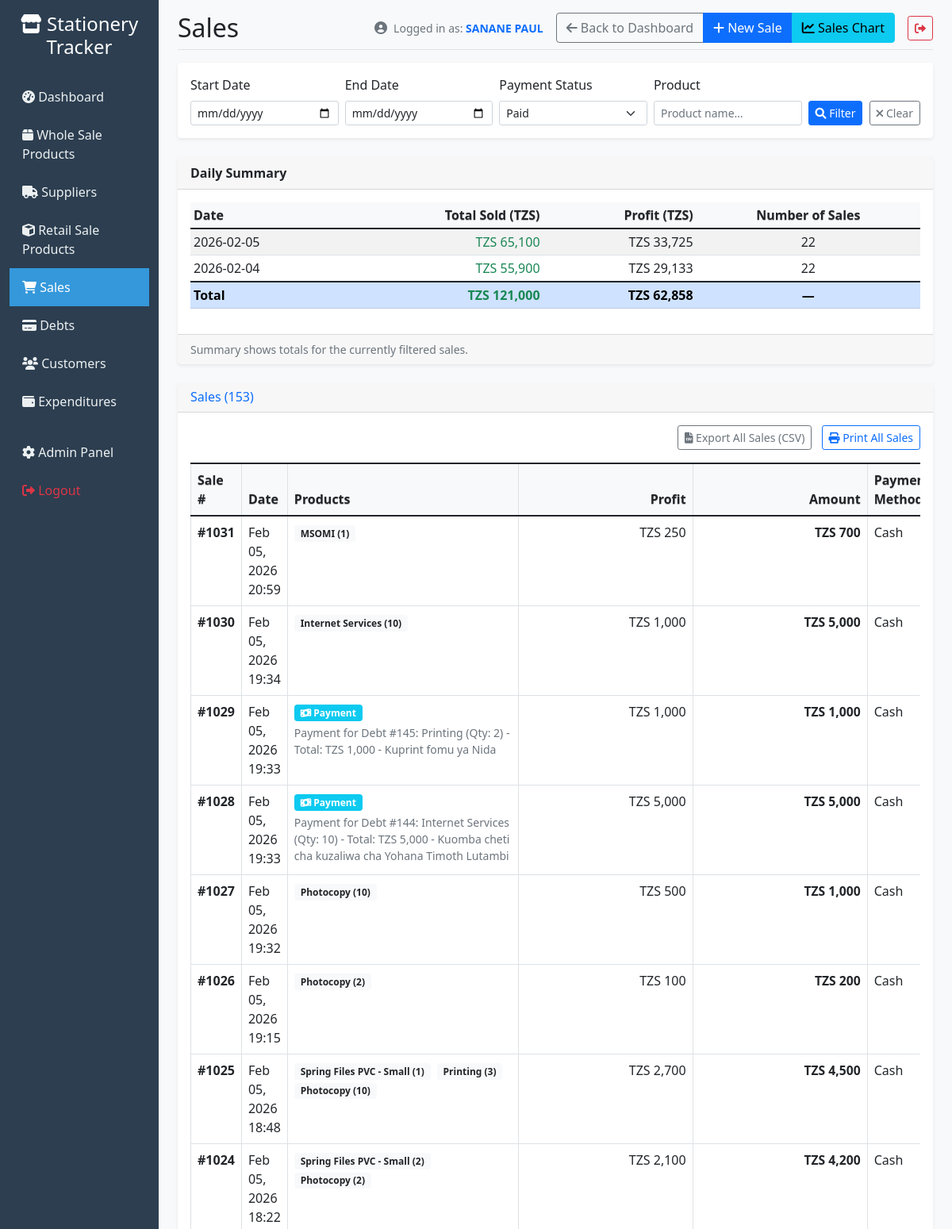
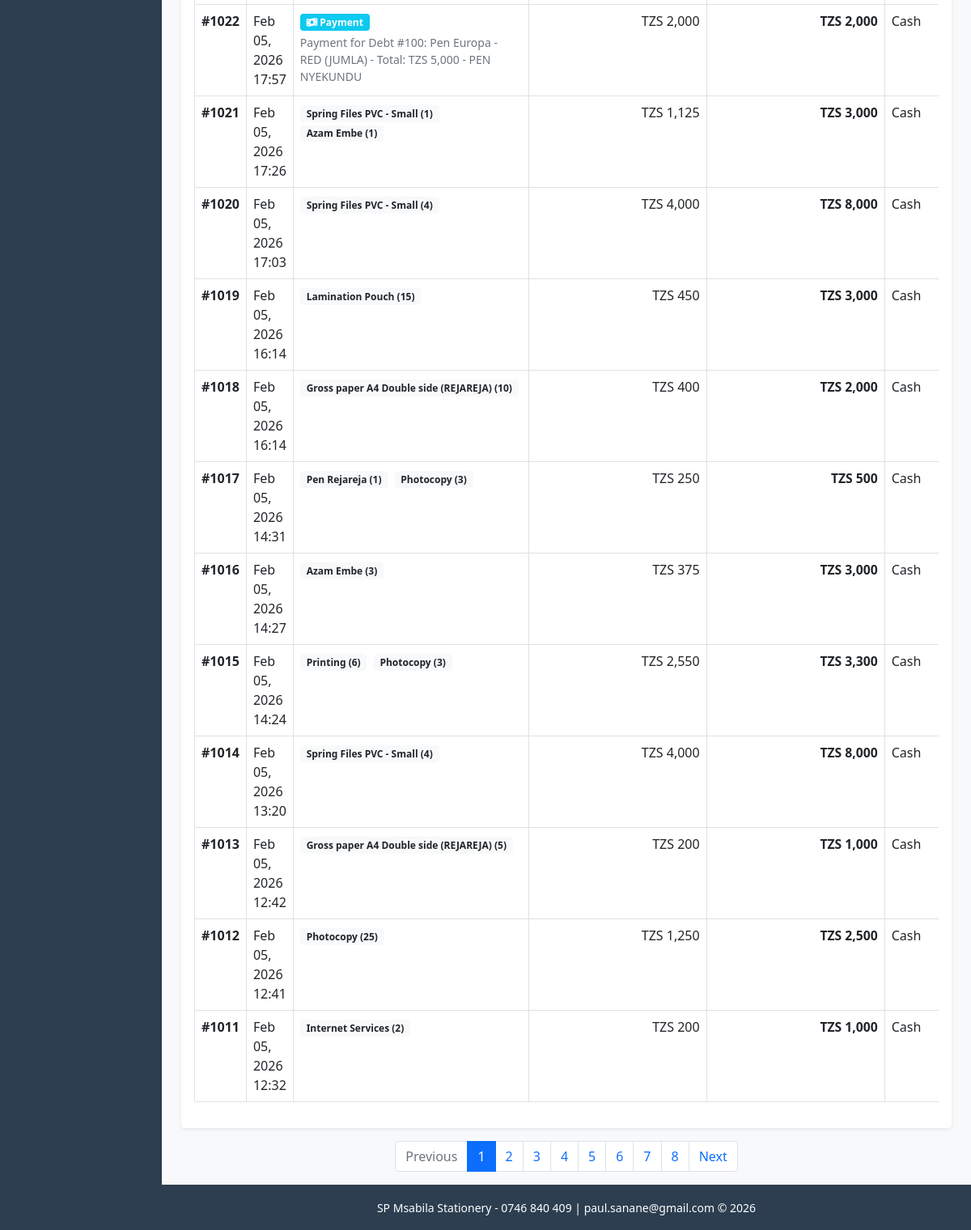
Page /sales/ (signed in) on the earlier database version (2 pictures, top to bottom).
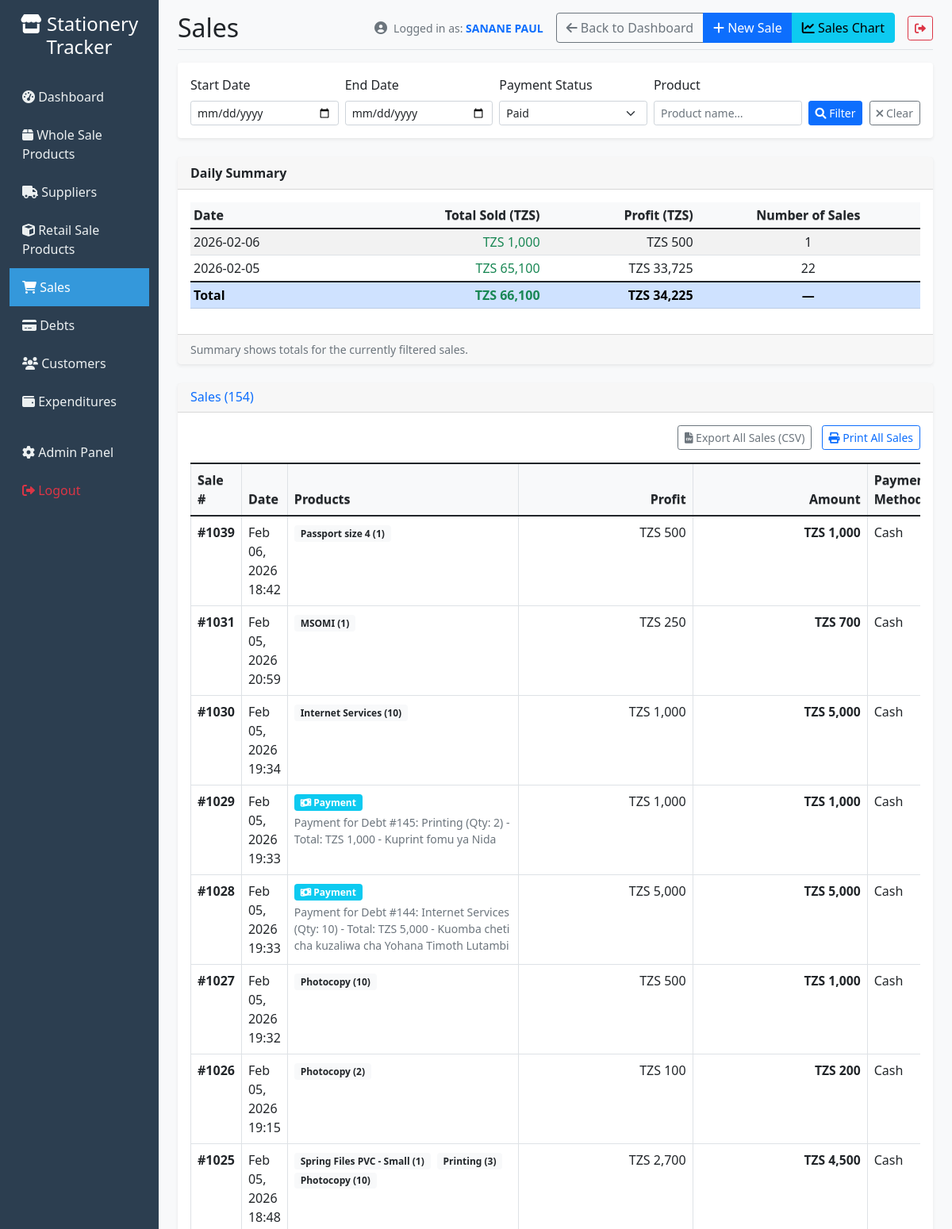
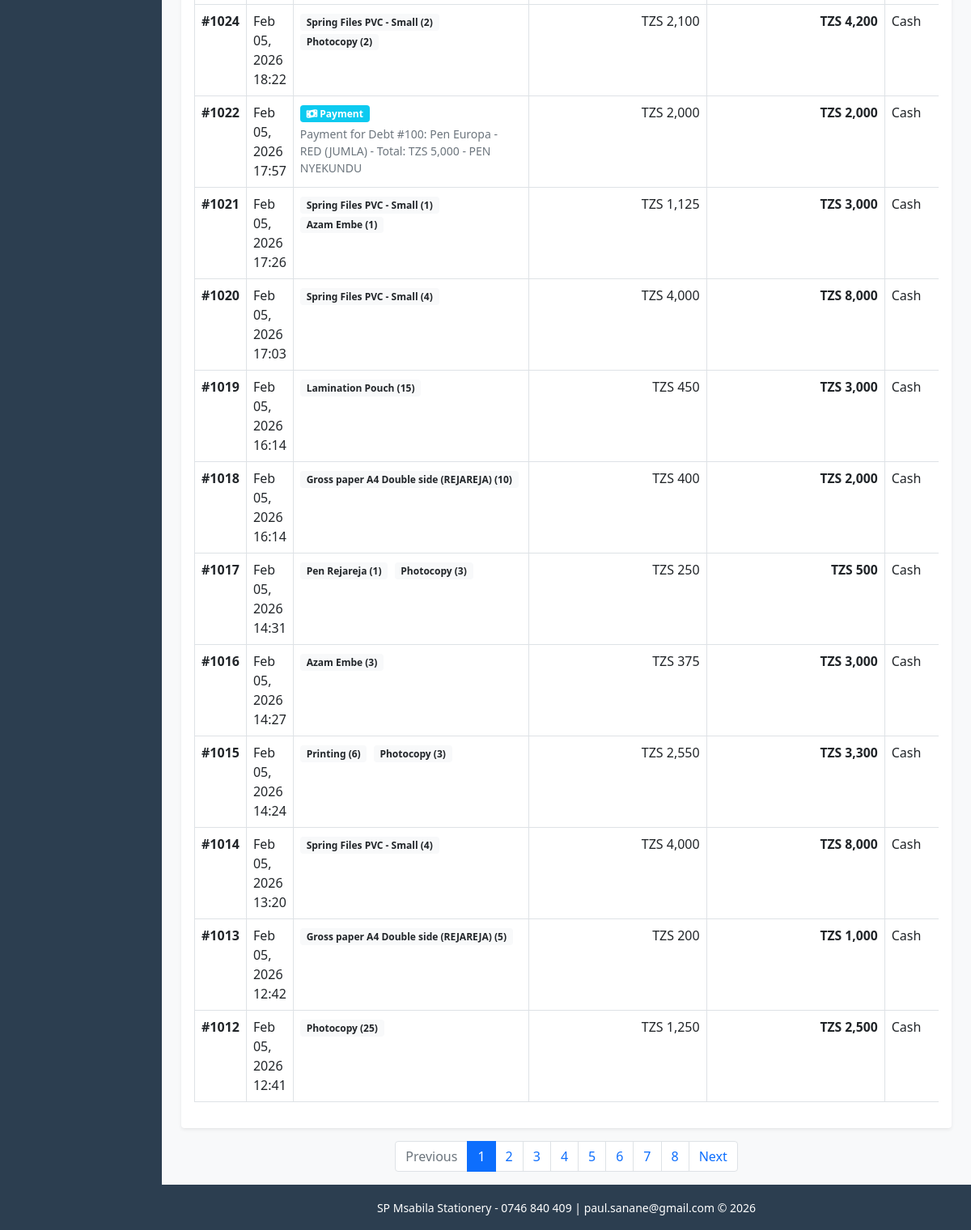
Same page on the later database version (2 pictures, top to bottom).
### tracker/models.py (models this page shows, shortened)
class Sale(models.Model):
    PAYMENT_CHOICES = [
        ('cash', 'Cash'),
        ('card', 'Card'),
        ('bank_transfer', 'Bank Transfer'),
        ('credit', 'Credit'),
    ]
    customer = models.ForeignKey(Customer, on_delete=models.SET_NULL, null=True, blank=True)
    sale_date = models.DateTimeField(auto_now_add=True)
    total_amount = models.DecimalField(max_digits=10, decimal_places=2, default=0.00, validators=[MinValueValidator(Decimal('0.00'))])
    payment_method = models.CharField(max_length=20, choices=PAYMENT_CHOICES, default='cash')
    is_paid = models.BooleanField(default=True)
    notes = models.TextField(blank=True)
    created_by = models.ForeignKey(User, on_delete=models.SET_NULL, null=True)
    class Meta:
        ordering = ['-sale_date']

class SaleItem(models.Model):
    PRODUCT_TYPE_CHOICES = [
        ('retail', 'Retail Sale Product'),
        ('wholesale', 'Whole Sale Product'),
    ]
    sale = models.ForeignKey(Sale, on_delete=models.CASCADE, related_name='items')
    product_type = models.CharField(max_length=10, choices=PRODUCT_TYPE_CHOICES, default='retail')
    retail_item = models.ForeignKey(StationeryItem, on_delete=models.CASCADE, null=True, blank=True, related_name='retail_sale_items')
    wholesale_item = models.ForeignKey(Product, on_delete=models.CASCADE, null=True, blank=True, related_name='wholesale_sale_items')
    quantity = models.PositiveIntegerField(validators=[MinValueValidator(1)])
    unit_price = models.DecimalField(max_digits=10, decimal_places=2, validators=[MinValueValidator(Decimal('0.01'))])
    total_price = models.DecimalField(max_digits=10, decimal_places=2, validators=[MinValueValidator(Decimal('0.01'))])
    class Meta:
        constraints = [
            models.UniqueConstraint(fields=['sale', 'retail_item'], condition=models.Q(product_type='retail'), name='unique_retail_sale_item'),
            models.UniqueConstraint(fields=['sale', 'wholesale_item'], condition=models.Q(product_type='wholesale'), name='unique_wholesale_sale_item'),
        ]
    @property
    def item(self):
        if self.product_type == 'retail':
            return self.retail_item
        elif self.product_type == 'wholesale':
            return self.wholesale_item
        return None
    @property
    def item_name(self):
        if self.product_type == 'retail' and self.retail_item:
            return self.retail_item.name
        elif self.product_type == 'wholesale' and self.wholesale_item:
            return self.wholesale_item.name
        return "Unknown Item"

class StationeryItem(models.Model):
    name = models.CharField(max_length=200)
    description = models.TextField(blank=True)
    category = models.ForeignKey(Category, on_delete=models.CASCADE, related_name='items')
    sku = models.CharField(max_length=50, unique=True, help_text="Stock Keeping Unit")
    unit_price = models.DecimalField(max_digits=10, decimal_places=2, validators=[MinValueValidator(Decimal('0.01'))])
    cost_price = models.DecimalField(max_digits=10, decimal_places=2, validators=[MinValueValidator(Decimal('0.01'))])
    stock_quantity = models.PositiveIntegerField(default=0)
    minimum_stock = models.PositiveIntegerField(default=0, help_text="Minimum stock level before reorder")
    supplier = models.CharField(max_length=200, blank=True)
    created_at = models.DateTimeField(auto_now_add=True)
    updated_at = models.DateTimeField(auto_now=True)
    is_active = models.BooleanField(default=True)
    class Meta:
        ordering = ['name']

### tracker/views.py (the view, shortened to what this page needs)
# urls.py: path('sales/', views.sales_list, name='sales_list'),
@login_required
def sales_list(request):
    sales = Sale.objects.select_related('customer', 'created_by').prefetch_related('items__retail_item', 'items__wholesale_item').annotate(
        item_count=Count('items')
    ).filter(
        Q(item_count__gt=0) | Q(notes__contains='Payment for Debt')
    ).order_by('-sale_date')
    start_date = request.GET.get('start_date')
    end_date = request.GET.get('end_date')
    if start_date in (None, '', 'None'):
        start_date = None
    if end_date in (None, '', 'None'):
        end_date = None
    if start_date:
        sales = sales.filter(sale_date__date__gte=start_date)
    if end_date:
        sales = sales.filter(sale_date__date__lte=end_date)
    raw_payment_status = request.GET.get('payment_status')
    if raw_payment_status in (None, '', 'None'):
        payment_status = 'paid'
        payment_status_explicit = False
    else:
        payment_status = raw_payment_status
        payment_status_explicit = True
    if payment_status == 'paid':
        sales = sales.filter(is_paid=True)
    elif payment_status == 'unpaid':
        sales = sales.filter(is_paid=False)
    elif payment_status == 'all':
        pass
    product_search = request.GET.get('product') or request.GET.get('search_product')
    if product_search in (None, '', 'None'):
        product_search = None
    else:
        product_search = str(product_search).strip() or None
    page = request.GET.get('page')
    paginator = Paginator(sales, 20)
    page_obj = paginator.get_page(page)
    for sale in page_obj.object_list:
        total_cost = Decimal('0')
        for item in sale.items.all():
            if item.product_type == 'retail' and item.retail_item:
                total_cost += item.quantity * (item.retail_item.cost_price or Decimal('0'))
        sale.total_cost = total_cost
        sale.annotated_profit = sale.total_amount - total_cost
    exp_qs = Expenditure.objects.all()
    if start_date:
        exp_qs = exp_qs.filter(expense_date__date__gte=start_date)
    if end_date:
        exp_qs = exp_qs.filter(expense_date__date__lte=end_date)
    total_expenditure = exp_qs.aggregate(total=Sum('amount'))['total'] or Decimal('0')
    sales_queryset = sales
    total_amount = sum(sale.total_amount or Decimal('0') for sale in sales_queryset)
    overall_cost = Decimal('0')
    for sale in sales_queryset:
        sale_cost = Decimal('0')
        for item in sale.items.all():
            if item.product_type == 'retail' and item.retail_item:
                sale_cost += item.quantity * (item.retail_item.cost_price or Decimal('0'))
        sale.total_cost = sale_cost  # Store for daily aggregates
        overall_cost += sale_cost
    overall_profit = total_amount - overall_cost
    daily_map = {}
    product_search_lower = (product_search or '').lower()
    for sale in sales_queryset:
        local_date = timezone.localtime(sale.sale_date).date()
        rev = sale.total_amount or Decimal('0')
        cost = getattr(sale, 'total_cost', Decimal('0'))
        entry = daily_map.setdefault(local_date, {
            'revenue': Decimal('0'), 'cost': Decimal('0'), 'count': 0,
            'product_qty': 0, 'product_revenue': Decimal('0'), 'product_cost': Decimal('0'),
            'product_names': set(),
        })
        entry['revenue'] += rev
        entry['cost'] += cost
        entry['count'] += 1
    daily_sales = []
    for date_key in sorted(daily_map.keys(), reverse=True):
        data = daily_map[date_key]
        exp_for_date = Expenditure.objects.filter(expense_date__date=date_key).aggregate(total=Sum('amount'))['total'] or Decimal('0')
        if product_search:
            revenue = data.get('product_revenue') or Decimal('0')
            cost = data.get('product_cost') or Decimal('0')
            profit = revenue - cost
        else:
            net_revenue = data['revenue'] - (exp_for_date or Decimal('0'))
            revenue = net_revenue
            cost = data['cost']
            profit = net_revenue - cost
        product_names = data.get('product_names') or set()
        daily_sales.append({
            'date': date_key,
            'revenue': revenue,
            'cost': cost,
            'expenditure': exp_for_date,
            'profit': profit,
            'count': data['count'],
            'product_qty': data.get('product_qty', 0),
            'product_names': sorted(product_names),
        })
    if not (start_date or end_date or (locals().get('payment_status_explicit', False)) or product_search):
        daily_sales = daily_sales[:2]
    daily_summary_total_sold = sum(d['revenue'] for d in daily_sales)
    daily_summary_total_profit = sum(d['profit'] for d in daily_sales)
    daily_summary_total_product_qty = sum(d.get('product_qty', 0) for d in daily_sales)
    for sale in page_obj.object_list:
        if getattr(sale, 'annotated_profit', None) is None:
            try:
                sale.annotated_profit = sale.profit
            except Exception:
                sale.annotated_profit = Decimal('0')
        try:
            sale_items = list(sale.items.select_related('retail_item', 'wholesale_item').all())
        except Exception:
            sale_items = []
        products_list = []
        if sale_items:
            for si in sale_items:
                products_list.append(f"{si.item_name} ({si.quantity})")
        else:
            import re
            m = re.search(r'Payment for Debt #(\d+)', (sale.notes or ''))
            if m:
                try:
                    debt = Debt.objects.select_related('item', 'sale').get(pk=int(m.group(1)))
                    if debt.sale and debt.sale.items.exists():
                        for si in debt.sale.items.select_related('retail_item', 'wholesale_item').all():
                            products_list.append(f"{si.item_name} ({si.quantity})")
                    elif debt.item:
                        products_list.append(f"{debt.item.name} ({debt.quantity})")
                except Debt.DoesNotExist:
                    pass
        sale.products = ', '.join(products_list) if products_list else None
        created_by_name = None
        if sale.created_by:
            try:
                created_by_name = sale.created_by.get_full_name() or sale.created_by.username
            except Exception:
                try:
                    created_by_name = sale.created_by.username
                except Exception:
                    created_by_name = None
        sale.created_by_display = created_by_name
    context = {
        'sales': page_obj,
        'start_date': start_date,
        'end_date': end_date,
        'payment_status': payment_status,
        'product_search': product_search or '',
        'total_amount': total_amount,
        'total_expenditure': total_expenditure,
        'daily_sales': daily_sales,
        'daily_summary_total_sold': daily_summary_total_sold,
        'daily_summary_total_profit': daily_summary_total_profit,
        'daily_summary_total_product_qty': daily_summary_total_product_qty,
        'overall_profit': overall_profit,
        'paginator': paginator,
        'page_obj': page_obj,
    }
    return render(request, 'tracker/sales_list.html', context)

### tracker/templatetags/querystring.py (called while the page is built)
@register.simple_tag(takes_context=True)
def url_replace(context, field, value):
    request = context.get('request')
    if not request:
        return ''
    params = request.GET.copy()
    if value in (None, '', 'None'):
        params.pop(field, None)
    else:
        params[field] = value
    return params.urlencode()

### templates/tracker/sales_list.html (shortened to what the changed rows need)
{% extends 'base.html' %}
{% load humanize tz querystring %}
{% block page_title %}Sales{% endblock %}
{% block content %}
{% if daily_sales %}
<div class="card mb-4">
    <div class="card-header d-flex justify-content-between align-items-center flex-wrap gap-2">
        <strong>Daily Summary</strong>
    </div>
    <div class="card-body">
        <div class="table-responsive">
            <table class="table table-sm table-striped">
                <thead>
                    <tr>
                        <th>Date</th>
                        <th class="text-end">Total Sold (TZS)</th>
                        <th class="text-end">Profit (TZS)</th>
                        <th class="text-center">Number of Sales</th>
                    </tr>
                </thead>
                <tbody>
                    {% for d in daily_sales %}
                    <tr>
                        <td>{{ d.date|date:"Y-m-d" }}</td>
                        <td class="text-end text-success">TZS {{ d.revenue|floatformat:0|intcomma }}</td>
                        <td class="text-end">TZS {{ d.profit|floatformat:0|intcomma }}</td>
                        <td class="text-center">{{ d.count }}</td>
                    </tr>
                    {% endfor %}
                </tbody>
                <tfoot>
                    <tr class="table-primary fw-bold">
                        <td>Total</td>
                        <td class="text-end text-success">TZS {{ daily_summary_total_sold|floatformat:0|intcomma }}</td>
                        <td class="text-end">TZS {{ daily_summary_total_profit|floatformat:0|intcomma }}</td>
                        <td class="text-center">—</td>
                    </tr>
                </tfoot>
            </table>
        </div>
    </div>
    <div class="card-footer text-muted small">
        Summary shows totals for the currently filtered sales.
    </div>
</div>
{% endif %}
<div class="card">
    <div class="card-header">
        <h6 class="m-0 font-weight-bold text-primary">Sales ({{ sales.paginator.count }})</h6>
    </div>
    <div class="card-body">
        {% if sales %}
            <div class="table-responsive">
                <table class="table table-bordered table-hover">
                    <colgroup>
                    </colgroup>
                    <thead>
                        <tr>
                            <th>Sale #</th>
                            <th>Date</th>
                            <th>Products</th>
                            <th class="numeric-col money-col">Profit</th>
                            <th class="numeric-col money-col">Amount</th>
                            <th>Payment Method</th>
                        </tr>
                    </thead>
                    <tbody>
                        {% for sale in sales %}
                        <tr>
                            <td><strong>#{{ sale.id }}</strong></td>
                            <td>{{ sale.sale_date|localtime|date:"M d, Y H:i" }}</td>
                            <td>
                                {% for item in sale.items.all %}
                                    <span class="badge bg-light text-dark me-1">{{ item.item.name }} ({{ item.quantity }})</span>
                                {% empty %}
                                    {% if "Payment for" in sale.notes %}
                                        <span class="badge bg-info text-white me-1">
                                            <i class="fas fa-money-bill-wave"></i> Payment
                                        </span>
                                        <div class="small text-muted mt-1">
                                            {{ sale.notes }}
                                        </div>
                                    {% elif sale.products %}
                                        <span class="badge bg-light text-dark me-1">{{ sale.products }}</span>
                                    {% else %}
                                        <span class="text-muted">No items</span>
                                    {% endif %}
                                {% endfor %}
                            </td>
                            <td class="numeric-col money-col">TZS {{ sale.annotated_profit|default:0|floatformat:0|intcomma }}</td>
                            <td class="numeric-col money-col"><strong>TZS {{ sale.total_amount|floatformat:0|intcomma }}</strong></td>
                            <td>{{ sale.get_payment_method_display }}</td>
                        </tr>
                        {% endfor %}
                    </tbody>
                </table>
            </div>
        {% endif %}
    </div>
</div>
{% if page_obj.has_other_pages %}
<nav aria-label="Sales pagination" class="mt-3">
    <ul class="pagination justify-content-center">
        {% for num in page_obj.paginator.page_range %}
            {% if num == page_obj.number %}
                <li class="page-item active"><span class="page-link">{{ num }}</span></li>
            {% else %}
                <li class="page-item"><a class="page-link" href="?{% url_replace 'page' num %}">{{ num }}</a></li>
            {% endif %}
        {% endfor %}
    </ul>
</nav>
{% endif %}
{% endblock %}

Differences in the rows shown:
no longer on this page (row unchanged): Sale: id "1011", sale_date "Feb 05, 2026 12:32", annotated_profit "200", total_amount "1,000", payment_method "Cash"
no longer on this page (row unchanged): SaleItem: item.name "Internet Services", quantity "2", shown under "1011"
added Sale: id "1039", sale_date "Feb 06, 2026 18:42", annotated_profit "500", total_amount "1,000", payment_method "Cash"
added SaleItem: item.name "Passport size 4", quantity "1", shown under "1039"
Other differences:
{{ daily_summary_total_sold|floatformat:0|intcomma }}: "121,000" → "66,100"
{{ daily_summary_total_profit|floatformat:0|intcomma }}: "62,858" → "34,225"
{{ sales.paginator.count }}: "153" → "154"
new list line: "2026-02-06 TZS 1,000 TZS 500 1"
list line gone: "2026-02-04 TZS 55,900 TZS 29,133 22"
